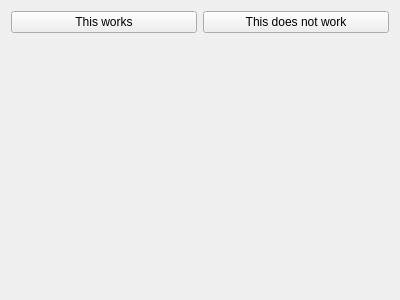
<?xml version="1.0" encoding="UTF-8"?>
<ui version="4.0">
 <class>MainWindow</class>
 <widget class="QMainWindow" name="MainWindow">
  <property name="geometry">
   <rect>
    <x>0</x>
    <y>0</y>
    <width>400</width>
    <height>300</height>
   </rect>
  </property>
  <property name="windowTitle">
   <string>MainWindow</string>
  </property>
  <widget class="QWidget" name="centralWidget">
   <layout class="QGridLayout" name="gridLayout">
    <item row="0" column="0">
     <widget class="QPushButton" name="bWorks">
      <property name="text">
       <string>This works</string>
      </property>
     </widget>
    </item>
    <item row="0" column="1">
     <widget class="QPushButton" name="bDoesNotWork">
      <property name="text">
       <string>This does not work</string>
      </property>
     </widget>
    </item>
    <item row="1" column="0" colspan="2">
     <widget class="QLabel" name="lRes">
      <property name="text">
       <string/>
      </property>
     </widget>
    </item>
   </layout>
  </widget>
 </widget>
 <layoutdefault spacing="6" margin="11"/>
 <resources/>
 <connections/>
</ui>
